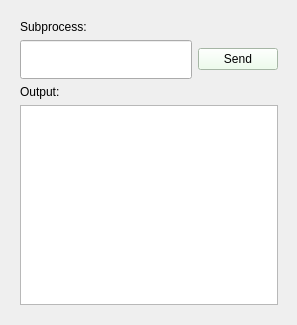
<?xml version="1.0" encoding="UTF-8"?>
<ui version="4.0">
 <class>Form_subprocess</class>
 <widget class="QWidget" name="Form_subprocess">
  <property name="geometry">
   <rect>
    <x>0</x>
    <y>0</y>
    <width>297</width>
    <height>325</height>
   </rect>
  </property>
  <property name="windowTitle">
   <string>Form</string>
  </property>
  <property name="styleSheet">
   <string notr="true">QLabel{
	font: 18pt &quot;.AppleSystemUIFont&quot;;
}
QPushButton{
background-color: rgb(232, 255, 231)

}
QTextEdit{
	font: 18pt &quot;.AppleSystemUIFont&quot;;
}</string>
  </property>
  <widget class="QWidget" name="layoutWidget">
   <property name="geometry">
    <rect>
     <x>20</x>
     <y>20</y>
     <width>258</width>
     <height>285</height>
    </rect>
   </property>
   <layout class="QVBoxLayout" name="verticalLayout">
    <item>
     <widget class="QLabel" name="label">
      <property name="text">
       <string>Subprocess:</string>
      </property>
     </widget>
    </item>
    <item>
     <layout class="QHBoxLayout" name="horizontalLayout">
      <item>
       <widget class="QLineEdit" name="lineEdit">
        <property name="font">
         <font>
          <pointsize>20</pointsize>
         </font>
        </property>
        <property name="text">
         <string/>
        </property>
       </widget>
      </item>
      <item>
       <widget class="QPushButton" name="pushButton">
        <property name="text">
         <string>Send</string>
        </property>
       </widget>
      </item>
     </layout>
    </item>
    <item>
     <widget class="QLabel" name="label_2">
      <property name="text">
       <string>Output:</string>
      </property>
     </widget>
    </item>
    <item>
     <widget class="QTextEdit" name="textEdit">
      <property name="font">
       <font>
        <pointsize>18</pointsize>
        <italic>false</italic>
        <bold>false</bold>
       </font>
      </property>
      <property name="html">
       <string>&lt;!DOCTYPE HTML PUBLIC &quot;-//W3C//DTD HTML 4.0//EN&quot; &quot;http://www.w3.org/TR/REC-html40/strict.dtd&quot;&gt;
&lt;html&gt;&lt;head&gt;&lt;meta name=&quot;qrichtext&quot; content=&quot;1&quot; /&gt;&lt;meta charset=&quot;utf-8&quot; /&gt;&lt;style type=&quot;text/css&quot;&gt;
p, li { white-space: pre-wrap; }
&lt;/style&gt;&lt;/head&gt;&lt;body style=&quot; font-family:'.AppleSystemUIFont'; font-size:18pt; font-weight:400; font-style:normal;&quot;&gt;
&lt;p style=&quot;-qt-paragraph-type:empty; margin-top:0px; margin-bottom:0px; margin-left:0px; margin-right:0px; -qt-block-indent:0; text-indent:0px; font-size:13pt;&quot;&gt;&lt;br /&gt;&lt;/p&gt;&lt;/body&gt;&lt;/html&gt;</string>
      </property>
     </widget>
    </item>
   </layout>
  </widget>
 </widget>
 <resources/>
 <connections/>
</ui>
